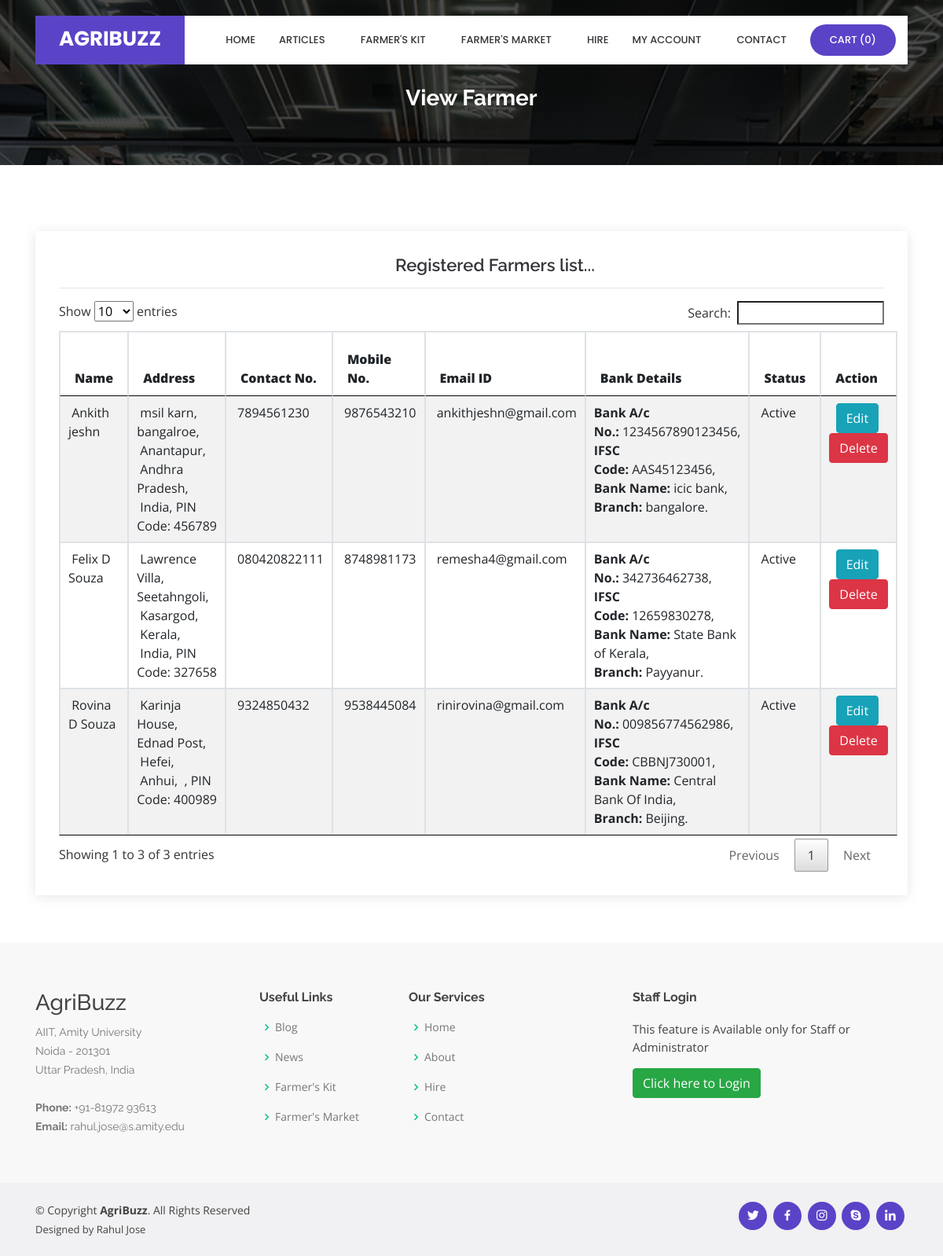
Screenshot of /viewseller.php with the database file from the repository.
### tables this page shows
CREATE TABLE `seller` (
  `seller_id` int(10) NOT NULL,
  `seller_name` varchar(25) NOT NULL,
  `seller_address` text NOT NULL,
  `state_id` int(10) NOT NULL,
  `country_id` int(10) NOT NULL,
  `city_id` int(10) NOT NULL,
  `pincode` varchar(10) NOT NULL,
  `contact_number` varchar(15) NOT NULL,
  `mobile_no` varchar(10) NOT NULL,
  `email_id` varchar(50) NOT NULL,
  `password` varchar(25) NOT NULL,
  `bank_name` varchar(50) NOT NULL,
  `bank_branch` varchar(50) NOT NULL,
  `bank_IFSC` varchar(25) NOT NULL,
  `bank_acno` varchar(25) NOT NULL,
  `status` varchar(10) NOT NULL
);

CREATE TABLE `city` (
  `city_id` int(10) NOT NULL,
  `country_id` int(10) NOT NULL,
  `state_id` int(10) NOT NULL,
  `city` varchar(25) NOT NULL,
  `description` text NOT NULL,
  `status` varchar(10) NOT NULL
);

CREATE TABLE `state` (
  `state_id` int(10) NOT NULL,
  `country_id` int(10) NOT NULL,
  `state` varchar(25) NOT NULL,
  `description` text NOT NULL,
  `status` varchar(10) NOT NULL
);

CREATE TABLE `country` (
  `country_id` int(10) NOT NULL,
  `country` varchar(25) NOT NULL,
  `description` text NOT NULL,
  `status` varchar(10) NOT NULL
);

### viewseller.php (the view, shortened to what this page needs)
<?php
include("header.php");
?>
  <main id="main">
    <section id="cta" class="cta">
      <div class="container">
        <div class="text-center" data-aos="zoom-in">
		<br><br>
          <h3>View Farmer</h3>
        </div>
      </div>
    </section>
    <section id="contact" class="contact">
      <div class="container">
        <div class="row">
          <div class="col-lg-12" data-aos="fade-up" data-aos-delay="100">
            <div class="info mt-4 ">
		<center><h4>Registered Farmers list...</h4></center><hr>
<?php
							 $sql = "SELECT * FROM seller";
							  $qsql = mysqli_query($con,$sql);
							  if(mysqli_num_rows($qsql)  == 0)
									{
										echo "<center>There is no Seller to display!!</center>";
									}
									else
									{
							?>
							<table ID="datatable" class="table table-striped table-bordered"  style="width:100%">
								<THEAD>
							  <tr>
						      <th width="98" height="60"><strong>Name</strong></th>
						      <th width="130"><strong>Address</strong></th>
						      <th width="104"><strong>Contact No.</strong></th>
						      <th width="104"><strong>Mobile No.</strong></th>
						      <th width="115"><strong>Email ID</strong></th>
						      <th width="138"><strong>Bank Details</strong></th>
						      <th width="98"><strong>Status</strong></th>
                               <th width="104"><strong>Action</strong></th>
						      </tr>
								</THEAD>
								<TBODY>
<?php
							  while($rs = mysqli_fetch_array($qsql))
							  {
								   $sql1 = "SELECT * FROM country WHERE country_id='$rs[country_id]'";
								  $qsql1 = mysqli_query($con,$sql1);
								  $rs1 = mysqli_fetch_array($qsql1);
								  $sql2 = "SELECT * FROM state WHERE state_id='$rs[state_id]'";
								  $qsql2 = mysqli_query($con,$sql2);
								  $rs12 = mysqli_fetch_array($qsql2);
								  $sql3 = "SELECT * FROM city WHERE city_id='$rs[city_id]'";
								  $qsql3 = mysqli_query($con,$sql3);
								  $rs13 = mysqli_fetch_array($qsql3);
							  echo "
						    <tr>
						      <td>&nbsp;$rs[seller_name]</td>
						      <td>&nbsp;$rs[seller_address],
						      &nbsp;$rs13[city],
						      &nbsp;$rs12[state],
						      &nbsp;$rs1[country],
						      PIN Code:&nbsp;" . $rs['pincode']. "
						      <td>&nbsp;$rs[contact_number]</td>
						      <td>&nbsp;$rs[mobile_no]</td>
						      <td>&nbsp;$rs[email_id]</td>
						      <td> <strong>Bank A/c No.:</strong>&nbsp;$rs[bank_acno],<br>"."
							  <strong>IFSC Code:</strong>&nbsp;$rs[bank_IFSC],<br>"."
							  <strong>Bank Name:</strong>&nbsp;$rs[bank_name],<br>"."
						      <strong>Branch:</strong>&nbsp;$rs[bank_branch].
						     </td>
						      <td>&nbsp;$rs[status]</td>
						      <td>&nbsp;  <a href='seller.php?editid=$rs[seller_id]' class='btn btn-info'>Edit</a><br><a href='viewseller.php?deleteid=$rs[seller_id]' onclick='return delconfirm()' class='btn btn-danger'>Delete</a></td>
					        </tr>";
							  }
							  ?>
								</TBODY>
						  </table>
						<?php
						 }
						?>
            </div>
		  </div>
        </div>
      </div>
    </section>
  </main>
<?php
include("footer.php");
?>

### assets/css/style.css (style rules this page uses)
body { font-family: "Open Sans", sans-serif; color: #444444; }
a { color: #5b43c7; }
h1, h2, h3, h4, h5, h6 { font-family: "Raleway", sans-serif; }
section { padding: 60px 0; overflow: hidden; }
.cta { background: linear-gradient(rgba(2, 2, 2, 0.7), rgba(0, 0, 0, 0.7)), url("../img/cta-bg.jpg") fixed center center; background-size: cover; padding: 60px 0; }
.cta h3 { color: #fff; font-size: 28px; font-weight: 700; }
.contact .info { padding: 30px; width: 100%; background: #fff; box-shadow: 0px 2px 15px rgba(0, 0, 0, 0.1); }
.contact .info h4 { padding: 0 0 0 60px; font-size: 22px; font-weight: 600; margin-bottom: 5px; color: #36343a; }

### rows the page displays
seller: seller_name "Felix D Souza", seller_address "Lawrence Villa, Seetahngoli", city.city "Kasargod", state.state "Kerala", country.country "India", pincode "327658", contact_number "080420822111", mobile_no "8748981173", email "remesha4@gmail.com", bank_acno "342736462738", bank_IFSC "12659830278", bank_name "State Bank of Kerala", bank_branch "Payyanur", status "Active"
seller: seller_name "Rovina D Souza", seller_address "Karinja House, Ednad Post", city.city "Hefei", state.state "Anhui", pincode "400989", contact_number "9324850432", mobile_no "9538445084", email "rinirovina@gmail.com", bank_acno "009856774562986", bank_IFSC "CBBNJ730001", bank_name "Central Bank Of India", bank_branch "Beijing", status "Active"
seller: seller_name "Ankith jeshn", seller_address "msil karn, bangalroe", city.city "Anantapur", state.state "Andhra Pradesh", country.country "India", pincode "456789", contact_number "7894561230", mobile_no "9876543210", email "ankithjeshn@gmail.com", bank_acno "1234567890123456", bank_IFSC "AAS45123456", bank_name "icic bank", bank_branch "bangalore", status "Active"

### other values shown
mysqli_num_rows($qsqlproduct_purchase_record) "0"
